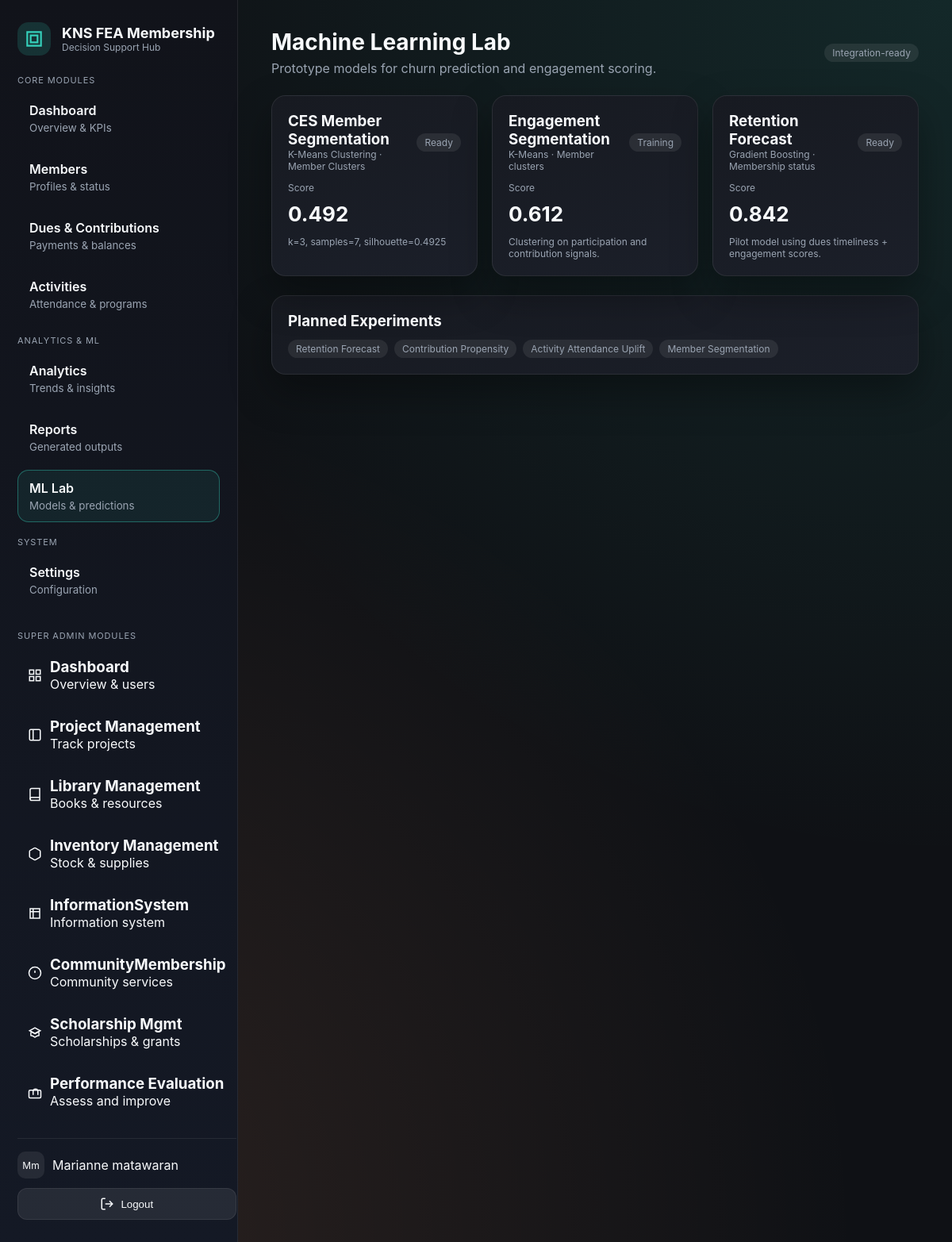
/communitymembership/ml-lab/ (signed in), run on an earlier commit of the app's database.
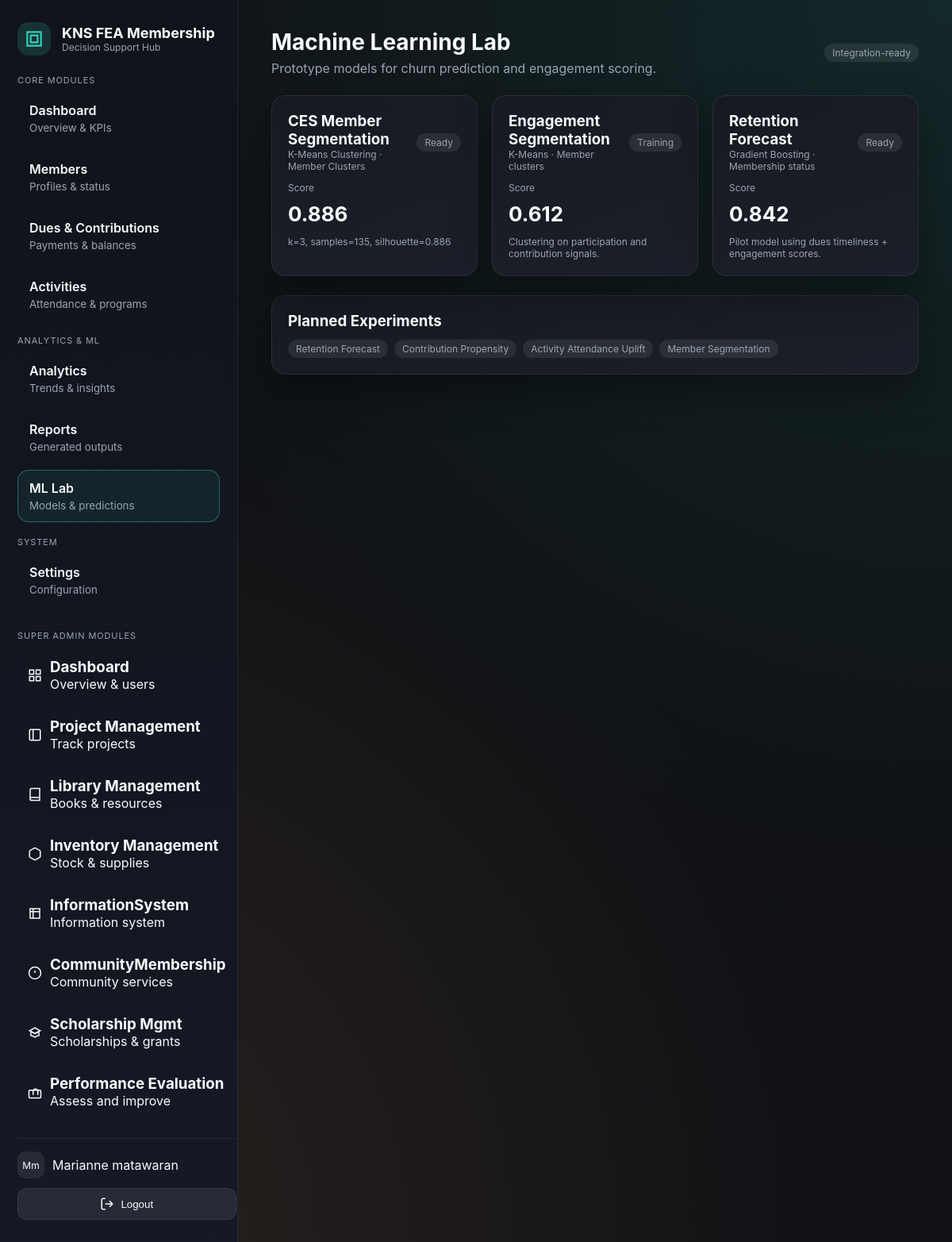
And on a later commit of the database.
### communityextensionservices/models.py (models this page shows, shortened)
class MLInsight(models.Model):
    STATUS_CHOICES = [
        ("draft", "Draft"),
        ("training", "Training"),
        ("ready", "Ready"),
    ]
    name = models.CharField(max_length=120)
    target = models.CharField(max_length=120)
    algorithm = models.CharField(max_length=120)
    status = models.CharField(max_length=20, choices=STATUS_CHOICES, default="draft")
    score = models.DecimalField(max_digits=6, decimal_places=3, null=True, blank=True)
    generated_at = models.DateTimeField(default=timezone.now)
    notes = models.TextField(blank=True)
    class Meta:
        ordering = ["-generated_at"]

### communityextensionservices/views.py (the view)
# urls.py: path("ml-lab/", views.ml_lab, name="ces-ml-lab"),
@login_required(login_url="/communitymembership/login")
@require_system_access
@require_system_role(["admin", "superadmin"])
def ml_lab(request):
    if not _has_ces_admin_access(request.user):
        return render(request, "404.html", status=404)
    context = {
        **_base_context(request),
        "ml_models": MLInsight.objects.order_by("-generated_at"),
    }
    return render(request, "communityextensionservices/ml_lab.html", context)

### communityextensionservices/views.py (called while the page is built)
def _base_context(request):
    return {
        "systems": request.session.get("accessible_systems", []),
    }

def _has_ces_admin_access(user):
    return Services.has_access(
        user,
        "communityextensionservices",
        role="admin",
    ) or Services.has_access(
        user,
        "communityextensionservices",
        role="superadmin",
    )

### core/models.py (called while the page is built)
    @property
    def first_name(self):
        return decrypt(self._first_name) if self._first_name else ''

    @property
    def last_name(self):
        return decrypt(self._last_name) if self._last_name else ''

### core/services.py (called while the page is built)
    @staticmethod
    def has_access(user, system_name: str, role: Optional[str] = None) -> bool:
        if user is None:
            return False
        try:
            qs = SystemMembership.objects.filter(user=user, system_name=system_name)
            if role:
                if role == "admin":
                    qs = qs.filter(system_role__in=["admin", "superadmin"])
                else:
                    qs = qs.filter(system_role=role)
            return qs.exists()
        except Exception:
            return False

### communityextensionservices/templates/communityextensionservices/ml_lab.html (shortened to what this page needs)
{% extends "communityextensionservices/base.html" %}
{% block content %}
  <div class="page-header">
    <div>
      <div class="page-title">Machine Learning Lab</div>
      <div class="page-subtitle">Prototype models for churn prediction and engagement scoring.</div>
    </div>
    <span class="badge">Integration-ready</span>
  </div>
  <div class="grid cols-3">
    {% for model in ml_models %}
      <div class="card">
        <div class="split">
          <div>
            <h3>{{ model.name }}</h3>
            <p class="muted text-small">{{ model.algorithm }} · {{ model.target }}</p>
          </div>
          <span class="badge">{{ model.status|title }}</span>
        </div>
        <div style="margin-top: 12px;">
          <div class="muted text-small">Score</div>
          <div class="stat-value">{{ model.score|default:"—" }}</div>
        </div>
        <div class="muted text-small" style="margin-top: 12px;">{{ model.notes|default:"No notes yet." }}</div>
      </div>
    {% empty %}
      <div class="card">
        <h3>ML Sandbox Ready</h3>
        <p class="muted text-small">Seed data to showcase predictive models and pipelines.</p>
      </div>
    {% endfor %}
  </div>
  <div class="card" style="margin-top: 24px;">
    <h3>Planned Experiments</h3>
    <div class="pill-row" style="margin-top: 12px;">
      <span class="badge">Retention Forecast</span>
      <span class="badge">Contribution Propensity</span>
      <span class="badge">Activity Attendance Uplift</span>
      <span class="badge">Member Segmentation</span>
    </div>
  </div>
{% endblock content %}

What changed in the data, as far as the page shows it:
changed MLInsight "CES Member Segmentation": score "0.492" → "0.886"; notes "k=3, samples=7, silhouette=0.4925" → "k=3, samples=135, silhouette=0.886"
